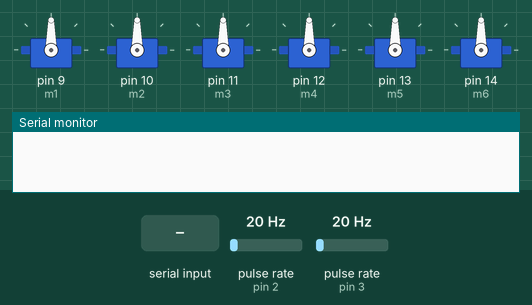
Bench run of a sketch on a simulated Arduino Mega 2560, built with avr-gcc and run on an emulated ATmega2560. Shown: 6 × servo, the last lines printed to the serial monitor. Wiring (inferred from the names in the program): 2 × pulse sensor: data pin 2 / data pin 3. The test bench sets the inputs (shaded band); at power-on: pulse rate (sensors on pin 2, pin 3) 20 Hz.

Above: at 1.2 s.
1.3 s: "LONGISLAND" received over the second serial link
At 3.7 s:
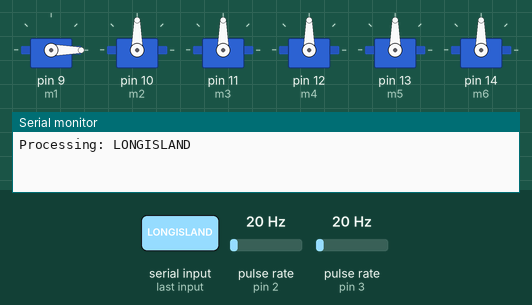
Timing chart, 0 to 5.2 s (numbered marks = the images above; inputs shaded):
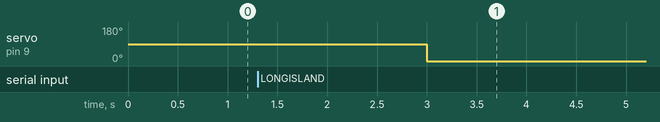

The sketch:

main.ino
```cpp
#include <Servo.h>

constexpr int DELAY_BETWEEN_PROCESSING = 1000;

enum Drinks {
    Vodka          = 0,
    Rum            = 1,
    Cola           = 2,
    OrangeJuice    = 3,
    PineappleJuice = 4,
    CherryJuice    = 5,
};

const int maxQueueSize = 10;  // Maximum size of the command queue
String commandQueue[maxQueueSize];
int commandQueueStart = 0;  // Pointer to the start of the queue
int commandQueueEnd = 0;    // Pointer to the end of the queue
int commandQueueCount = 0;  // Keeps track of the number of elements in the queue

Servo m1, m2, m3, m4, m5, m6;

int flowPin1 = 2;
int flowPin2 = 3;
int flowPin3 = 4;
int flowPin4 = 5;
int flowPin5 = 6;
int flowPin6 = 7;

float counter1, counter2, counter3, counter4, counter5, counter6;

float* drinkFlowmeters[] = { &counter1, &counter2, &counter3, &counter4, &counter5, &counter6 };

void count1() { counter1++; }
void count2() { counter2++; }
void count3() { counter3++; }
void count4() { counter4++; }
void count5() { counter5++; }
void count6() { counter6++; }

void measure(float targetVolume, float* counter) {
  *counter = 0;
  uint32_t varTime = 0;
  float varQ = 0, varV = 0;

  while (varV < targetVolume) {
    varQ = *counter / ((float)*counter * 5.9f + 4570.0f);
    *counter = 0;
    varTime = millis();
    varV += varQ;
    delay(10);
  }
}

void initFlowSensors() {
  uint8_t interruptPin1 = digitalPinToInterrupt(flowPin1);
  attachInterrupt(interruptPin1, count1, RISING);

  uint8_t interruptPin2 = digitalPinToInterrupt(flowPin2);
  attachInterrupt(interruptPin2, count2, RISING);

  uint8_t interruptPin3 = digitalPinToInterrupt(flowPin3);
  attachInterrupt(interruptPin3, count3, RISING);

  uint8_t interruptPin4 = digitalPinToInterrupt(flowPin4);
  attachInterrupt(interruptPin4, count4, RISING);

  uint8_t interruptPin5 = digitalPinToInterrupt(flowPin5);
  attachInterrupt(interruptPin5, count5, RISING);

  uint8_t interruptPin6 = digitalPinToInterrupt(flowPin6);
  attachInterrupt(interruptPin6, count6, RISING);
}

Servo* drinkMotors[] = { &m1, &m2, &m3, &m4, &m5, &m6 };

void initMotors() {
  m1.attach(9);
  m2.attach(10);
  m3.attach(11);
  m4.attach(12);
  m5.attach(13);
  m6.attach(14);
}

void initSerialPorts() {
  Serial.begin(9600);
  Serial1.begin(115200);  // RX1 = Pin 19, TX1 = Pin 18
}

void poorLiquid(Drinks liquidType, int liquidVolume) {
  drinkMotors[liquidType]->write(0);
  delay(200);

  measure(liquidVolume, drinkFlowmeters[liquidType]);

  drinkMotors[liquidType]->write(180);
  delay(200);
}

//----------cocktail functions----------
void cookLONGISLAND() {
  poorLiquid(Drinks::Vodka, 50);
  // Add other ingredients here
}

void cookBLUELOGOON() {
  // Logic for Blue Lagoon
}

void cookMOJITO() {
  // Logic for Mojito
}

void cookPORNSTAR() {
  // Logic for Pornstar
}

void cookPINKYMONSTER() {
  // Logic for Pinky Monster
}

void cookSEXONTHEBICH() {
  // Logic for Sex on the Bich
}

void cookMARGARITA() {
  // Logic for Margarita
}

void cookMANHATTAN() {
  // Logic for Manhattan
}

void cookSUNRISE() {
  // Logic for Sunrise
}

void cookCUBALIBRE() {
  // Logic for Cuba Libre
}

void cookRUMCOKE() {
  // Logic for Rum & Coke
}

void cookCAPECODDER() {
  // Logic for Cape Codder
}

void cookSCREWDRIVER() {
  // Logic for Screwdriver
}

void cookSEABREEZE() {
  // Logic for Sea Breeze
}

void cookMADRASS() {
  // Logic for Madrass
}

void cookTROPICALMIX() {
  // Logic for Tropical Mix
}

void cookBERRYCITRUS() {
  // Logic for Berry Citrus
}

void cookDOUBLE_TROUBLE() {
  // Logic for Double Trouble
}

void cookCITRUSCOLA() {
  // Logic for Citrus Cola
}

void cookFRUITPUNCH() {
  // Logic for Fruit Punch
}

void processCommand(String command) {
    Serial.println("Processing: " + command);

    if (command == "LONGISLAND") {
        cookLONGISLAND();
    } else if (command == "BLUELOGOON") {

    } else if (command == "MOJITO") {

    } else if (command == "PORNSTAR") {

    } else if (command == "PINKYMONSTER") {

    } else if (command == "SEXONTHEBICH") {

    } else if (command == "MARGARITA") {

    } else if (command == "MANHATTAN") {

    } else if (command == "SUNRISE") {

    } else if (command == "CUBALIBRE") {

    } else if (command == "RUMCOKE") {

    } else if (command == "CAPECODDER") {

    } else if (command == "SCREWDRIVER") {

    } else if (command == "SEABREEZE") {

    } else if (command == "MADRASS") {

    } else if (command == "TROPICALMIX") {

    } else if (command == "BERRYCITRUS") {

    } else if (command == "DOUBLE_TROUBLE") {

    } else if (command == "CITRUSCOLA") {

    } else if (command == "FRUITPUNCH") {

    } else if (command == "VIRGINSUNRISE") {

    } else if (command == "CHERRYCOKE") {

    } else if (command == "VODKA") {

    } else {
        Serial.println("unknown coctail " + command); // DEBUG
    }
}

void addCommandToQueue(String command) {
  if (commandQueueCount < maxQueueSize) {
    commandQueue[commandQueueEnd] = command;
    commandQueueEnd = (commandQueueEnd + 1) % maxQueueSize;
    commandQueueCount++;
  }
}

void setup() {
  initMotors();
  initSerialPorts();
  initFlowSensors();
}

void loop() {
  if (Serial1.available()) {
    String command = Serial1.readString();
    command.trim();
    addCommandToQueue(command);
  }

  if (commandQueueCount > 0) {
    String commandToProcess = commandQueue[commandQueueStart];
    commandQueueStart = (commandQueueStart + 1) % maxQueueSize;
    commandQueueCount--;
    processCommand(commandToProcess);
  }

  delay(DELAY_BETWEEN_PROCESSING);
}
```

Measured:
- after the input at 1.3 s, servo on pin 9 (m1): 90° → 0° after 1.7 s
